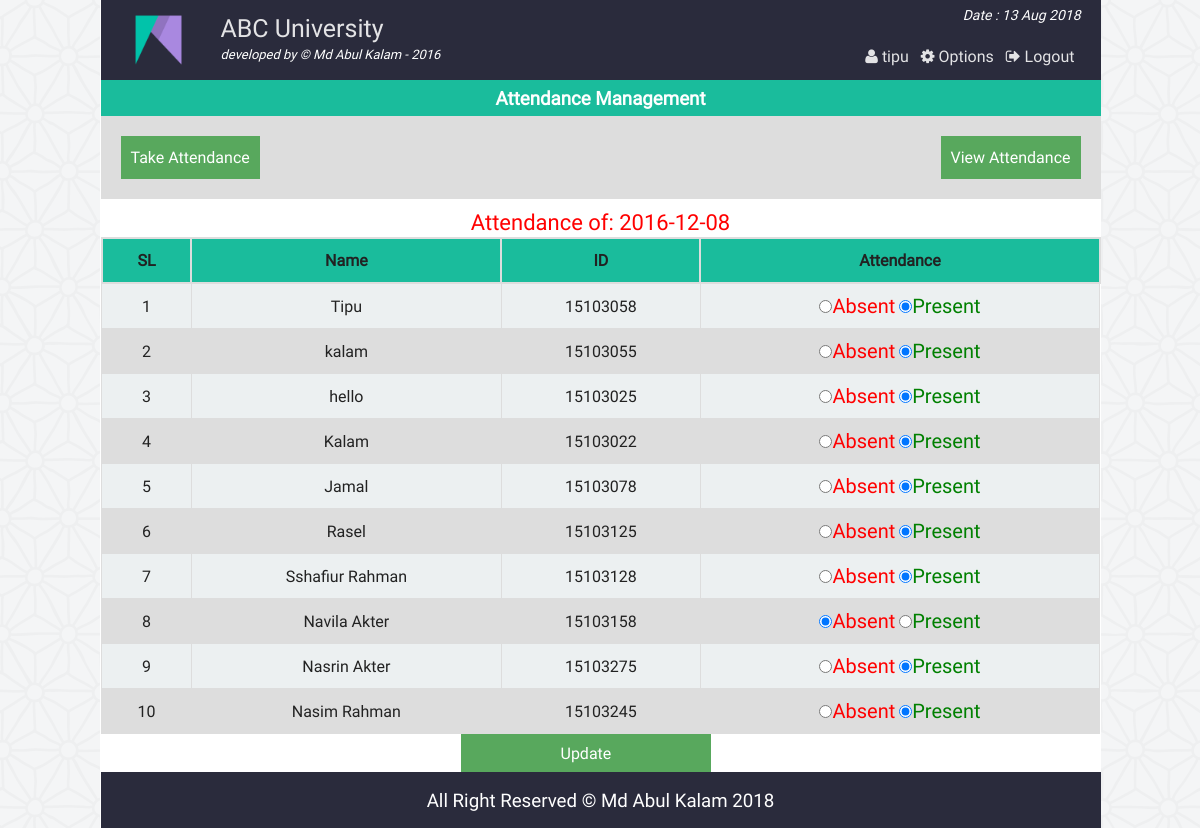
The app's page /att_single_view.php?dt=2016-12-08 (signed in) with its own data.
### tables this page shows
CREATE TABLE IF NOT EXISTS `at_student` (
  `id` int(11) NOT NULL AUTO_INCREMENT,
  `name` varchar(40) NOT NULL,
  `st_id` int(11) NOT NULL,
  PRIMARY KEY (`id`)
);

CREATE TABLE IF NOT EXISTS `attn` (
  `id` int(11) NOT NULL AUTO_INCREMENT,
  `st_id` int(11) NOT NULL,
  `atten` varchar(50) NOT NULL,
  `at_date` date NOT NULL,
  PRIMARY KEY (`id`)
);

### php/functions.php (called while the page is built, shortened)
<?php
class login_registration_class{
	public function attn_all_student($date){
		global $conn;
		$res = $conn->query("select at_student.name, attn.*
			from at_student
			inner join attn
			on at_student.st_id = attn.st_id
			where at_date = '$date' ");
		return $res;
	}
};
?>

### att_single_view.php (the view, shortened to what this page needs)
<?php
	require "php/config.php";
	require_once "php/functions.php";
	$user = new login_registration_class();
	if(isset($_REQUEST['dt'])){
		$date = $_REQUEST['dt'];
	}
?>
<?php
include "php/headertop_admin.php";
?>
<div class="all_student fix">
		<h3 style="text-align:center;color:#fff;margin:0;padding:5px;background:#1abc9c">Attendance Management</h3>
		<div  class="fix" style="background:#ddd;padding:20px;">
			<span style="float:left;"><a style="color:#fff;" href="class_att.php"><button style="background:#58A85D;border:none;color:#fff;padding:10px;">Take Attendance</button></a></span>
			<span style="float:right;"><a style="color:#fff;" href="att_view.php"> <button style="background:#58A85D;border:none;color:#fff;padding:10px;">View Attendance</button></a></span>
		</div>
		<p style="text-align:center;color:#34495e;margin:0;padding-top:8px;color:red;font-size:22px;">
			<?php echo "Attendance of: ".$date;?>
		</p>
	<form action="" method="post">
		<table class="tab_one" style="text-align:center;">
			<tr>
				<th style="text-align:center;">SL</th>
				<th style="text-align:center;">Name</th>
				<th style="text-align:center;">ID</th>
				<th style="text-align:center;">Attendance</th>
			</tr>
			<?php
			$i=0;
				$std = $user->attn_all_student($date);
				if($std){
				while($rows = $std->fetch_assoc()){
				$i++;
		?>
			<tr>
				<td><?php echo $i;?></td>
				<td><?php echo $rows['name'];?></td>
				<td><?php echo $rows['st_id'];?></td>
				<td>
					<label style="color:red;font-size:20px"><input type="radio" name="attn[<?php echo $rows['st_id'];?>]" value="absent" <?php if($rows['atten'] == "absent") echo "checked";?>/>Absent</label>
					<label style="color:green;font-size:20px"> <input type="radio" name="attn[<?php echo $rows['st_id'];?>]" value="present" <?php if($rows['atten'] == "present") echo "checked";?>/>Present</label>
				</td>
			</tr>
			<?php
			} }else echo "failed";
				?>
		</table>
		<span style="margin-left:360px;"><input style="<text-align:right></text-align:right>;background:#58A85D;border:none;color:#fff;padding:8px 100px;" type="submit" name="submit" value="Update" /></span>
	</form>
</div>
<?php include "php/footerbottom.php";?>

### css/main.css (style rules this page uses)
html { color: #222; font-size: 1em; line-height: 1.4; }
a { text-decoration:none; }
.fix { overflow:hidden; }
body { font-family:roboto !important; background:url(../img/ptrn.png) repeat fixed; }
.st_reg th, td { padding: 8px; }
table.tab_one { width:100%; }
table.tab_one th { background:#1abc9c; padding:10px; font-weight:bold; text-align:left; }
table.tab_one td { border:1px solid #ddd; padding:8px; }
table.tab_one tr:nth-child(odd) { background:#ddd; }
table.tab_one tr:nth-child(even) { background:#ecf0f1; }
.all_student { min-height:450px; }
table.att_tab tr,td,th { border:2px solid #ddd; border-collapse:collapse; padding:8px; }

### records on screen
at_student: name "Tipu", attn.st_id "15103058"
attn: atten "☐ Absent", atten "☑ Present"
at_student: name "kalam", attn.st_id "15103055"
attn: atten "☐ Absent", atten "☑ Present"
at_student: name "hello", attn.st_id "15103025"
attn: atten "☐ Absent", atten "☑ Present"
at_student: name "Kalam", attn.st_id "15103022"
attn: atten "☐ Absent", atten "☑ Present"
at_student: name "Jamal", attn.st_id "15103078"
attn: atten "☐ Absent", atten "☑ Present"
at_student: name "Rasel", attn.st_id "15103125"
attn: atten "☐ Absent", atten "☑ Present"
at_student: name "Sshafiur Rahman", attn.st_id "15103128"
attn: atten "☐ Absent", atten "☑ Present"
at_student: name "Navila Akter", attn.st_id "15103158"
attn: atten "☑ Absent", atten "☐ Present"
at_student: name "Nasrin Akter", attn.st_id "15103275"
attn: atten "☐ Absent", atten "☑ Present"
at_student: name "Nasim Rahman", attn.st_id "15103245"
attn: atten "☐ Absent", atten "☑ Present"

### other values on screen
$admin_name "tipu"
$date "2016-12-08"
